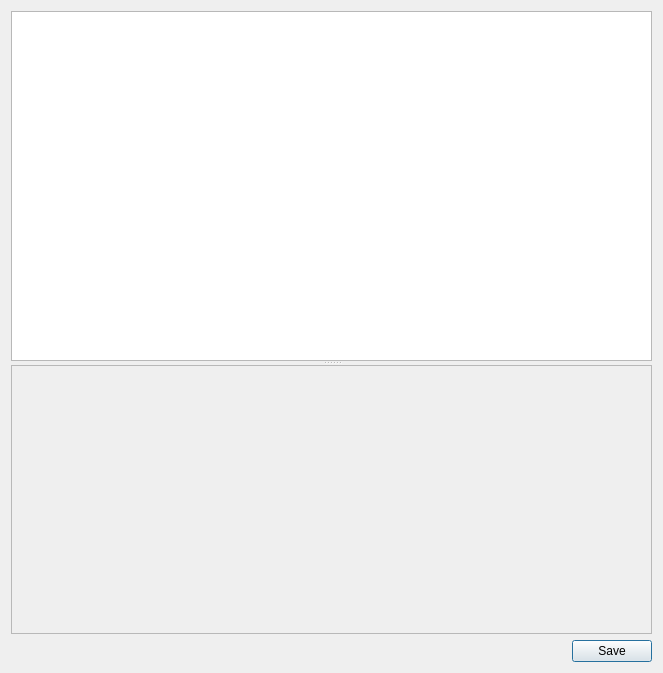
<?xml version="1.0" encoding="UTF-8"?>
<ui version="4.0">
 <class>SpatialFormsContainer</class>
 <widget class="QDialog" name="SpatialFormsContainer">
  <property name="geometry">
   <rect>
    <x>0</x>
    <y>0</y>
    <width>663</width>
    <height>673</height>
   </rect>
  </property>
  <property name="sizePolicy">
   <sizepolicy hsizetype="Expanding" vsizetype="Expanding">
    <horstretch>0</horstretch>
    <verstretch>0</verstretch>
   </sizepolicy>
  </property>
  <property name="minimumSize">
   <size>
    <width>600</width>
    <height>400</height>
   </size>
  </property>
  <property name="windowTitle">
   <string>Spatial Entity Forms</string>
  </property>
  <layout class="QVBoxLayout" name="verticalLayout">
   <item>
    <layout class="QHBoxLayout" name="horizontalLayout">
     <item>
      <layout class="QVBoxLayout" name="str_notification"/>
     </item>
    </layout>
   </item>
   <item>
    <widget class="QSplitter" name="splitter">
     <property name="orientation">
      <enum>Qt::Vertical</enum>
     </property>
     <widget class="QTreeView" name="tree_view">
      <property name="maximumSize">
       <size>
        <width>16777215</width>
        <height>350</height>
       </size>
      </property>
      <property name="autoScrollMargin">
       <number>16</number>
      </property>
      <property name="alternatingRowColors">
       <bool>true</bool>
      </property>
     </widget>
     <widget class="QStackedWidget" name="component_container">
      <property name="sizePolicy">
       <sizepolicy hsizetype="Expanding" vsizetype="Expanding">
        <horstretch>0</horstretch>
        <verstretch>0</verstretch>
       </sizepolicy>
      </property>
      <property name="frameShape">
       <enum>QFrame::StyledPanel</enum>
      </property>
      <property name="midLineWidth">
       <number>0</number>
      </property>
      <property name="currentIndex">
       <number>-1</number>
      </property>
     </widget>
    </widget>
   </item>
   <item>
    <widget class="QDialogButtonBox" name="buttonBox">
     <property name="orientation">
      <enum>Qt::Horizontal</enum>
     </property>
     <property name="standardButtons">
      <set>QDialogButtonBox::Save</set>
     </property>
    </widget>
   </item>
  </layout>
 </widget>
 <resources>
  <include location="../../resources.qrc"/>
 </resources>
 <connections>
  <connection>
   <sender>buttonBox</sender>
   <signal>accepted()</signal>
   <receiver>SpatialFormsContainer</receiver>
   <slot>accept()</slot>
   <hints>
    <hint type="sourcelabel">
     <x>248</x>
     <y>254</y>
    </hint>
    <hint type="destinationlabel">
     <x>157</x>
     <y>274</y>
    </hint>
   </hints>
  </connection>
  <connection>
   <sender>buttonBox</sender>
   <signal>rejected()</signal>
   <receiver>SpatialFormsContainer</receiver>
   <slot>reject()</slot>
   <hints>
    <hint type="sourcelabel">
     <x>316</x>
     <y>260</y>
    </hint>
    <hint type="destinationlabel">
     <x>286</x>
     <y>274</y>
    </hint>
   </hints>
  </connection>
 </connections>
</ui>
